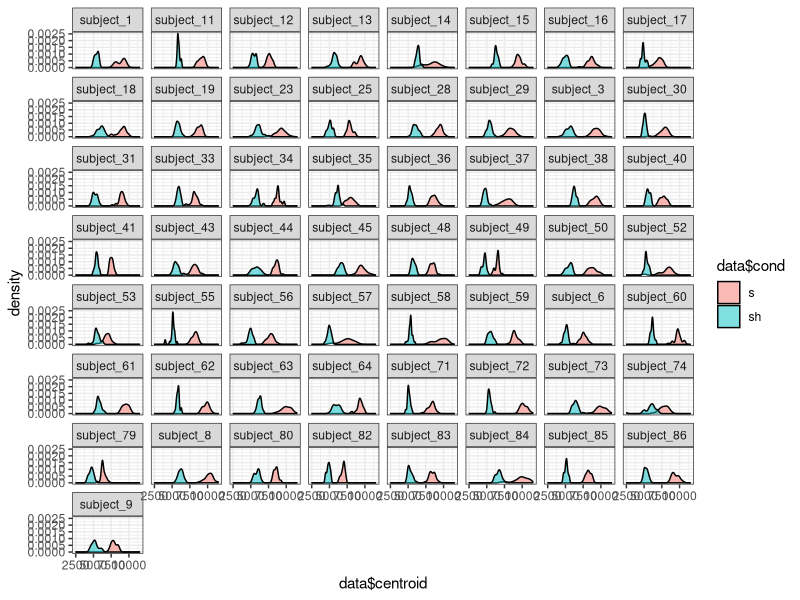
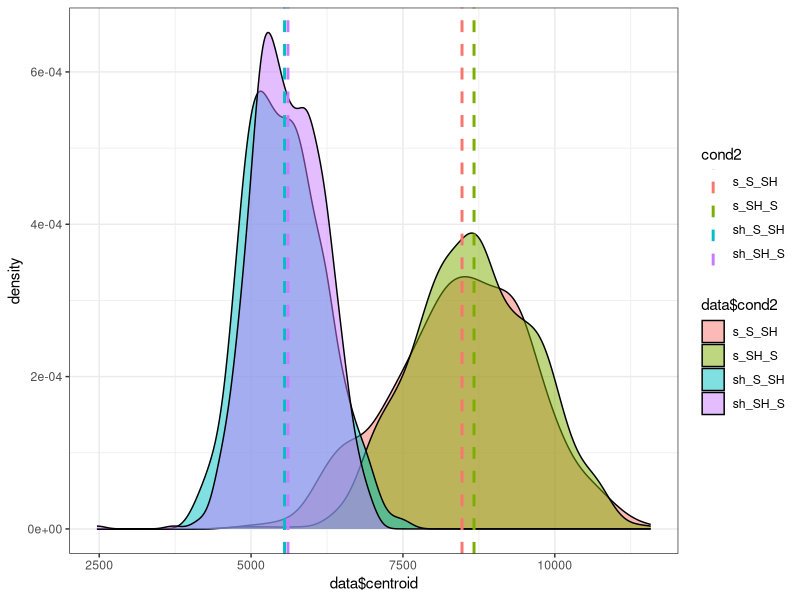
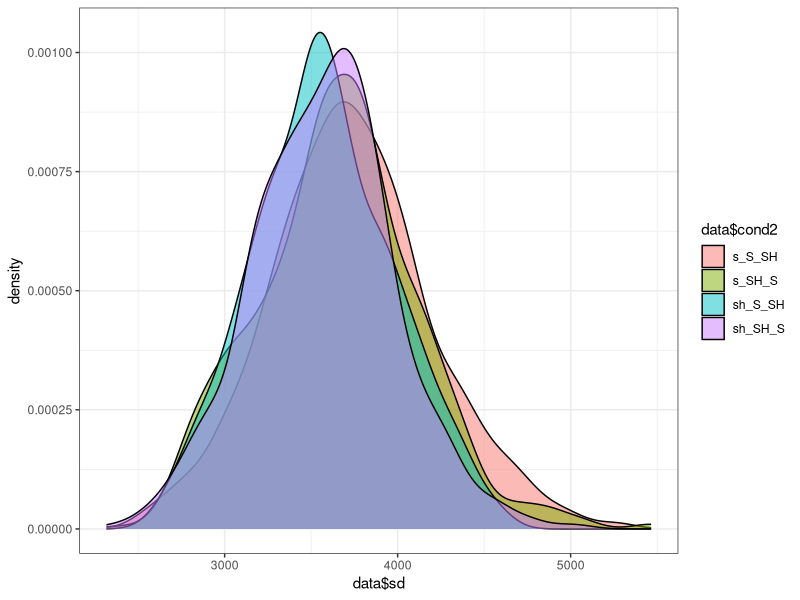
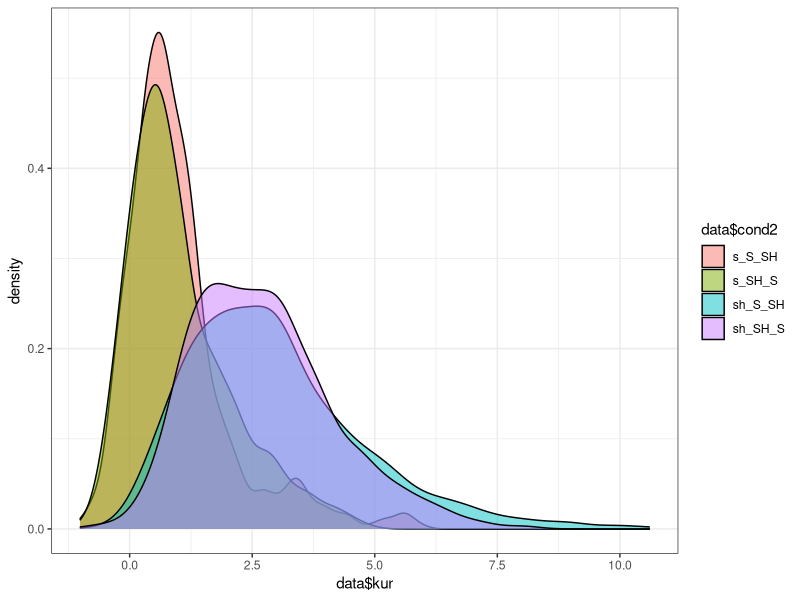
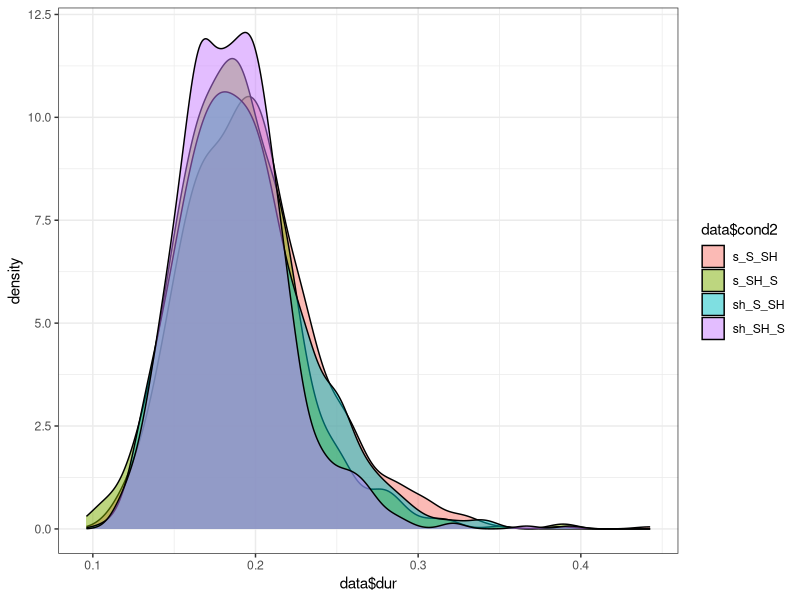
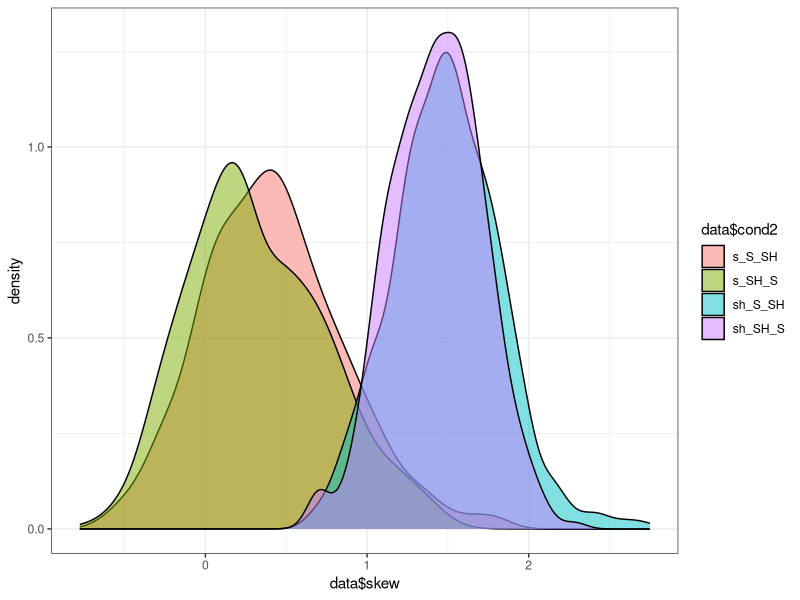

Generate these figures, in order, with R:
rm(list = ls(all = TRUE))

library(lme4)
library(ggplot2)
library(tidyr)
library(plyr)
library(dplyr)
library(R.utils)

theme_set(theme_bw())

data <- as.data.frame(read.delim(file='blockPLPRo_acoustic_analysis.txt', sep='\t'))

# create distribution figures
# individual subject mean
ggplot(data, aes(x=data$centroid,fill=data$cond))+
    geom_density(alpha=.5,position="identity") +
    facet_wrap(~subject)
    
# mean
cdat <- ddply(data, "cond2", summarise, rating.mean=mean(centroid))

ggplot(data, aes(x=data$centroid,fill=data$cond2))+
  geom_density(alpha=.5,position="identity") + 
  geom_vline(data=cdat, aes(xintercept=rating.mean,  colour=cond2),
             linetype="dashed", size=1)
# sd
ggplot(data, aes(x=data$sd,fill=data$cond2))+
  geom_density(alpha=.5,position="identity")

# kur
ggplot(data, aes(x=data$kur,fill=data$cond2))+
  geom_density(alpha=.5,position="identity")

# dur
ggplot(data, aes(x=data$dur,fill=data$cond2))+
  geom_density(alpha=.5,position="identity")

# skew
ggplot(data, aes(x=data$skew,fill=data$cond2))+
  geom_density(alpha=.5,position="identity")

####################################################

# calculate average of four cues across productions for each participant for /s/ and /sh/
subjectaverages <- aggregate(data, by=list(data$subject,data$cond),FUN=mean, na.rm=TRUE, drop=TRUE)

# subset data to remove variables we're not interested in
sub.exp <- select(data,"subject","cond","centroid","sd","kur","skew")

# loop that performs t-test on means for /s/ and /sh/ by individual subject
p = 1 
test.output.mean <- data.frame(matrix(ncol = 3, nrow = 0))
colnames(test.output.mean) <- paste(c('subject','tstatistic','pvalue'))
for (i in unique(sub.exp$subject)){
    ttest <- t.test(centroid ~ cond, data = sub.exp[sub.exp$subject == i,])
    test.output.mean[p,1] <- i
    test.output.mean[p,2] <- ttest$statistic
    test.output.mean[p,3] <- ttest$p.value
    p = p + 1
}

# loop that performs t-test on standard deviation for /s/ and /sh/ by individual subject
p = 1 
test.output.sd <- data.frame(matrix(ncol = 3, nrow = 0))
colnames(test.output.sd) <- paste(c('subject','tstatistic','pvalue'))
for (i in unique(sub.exp$subject)){
  ttest <- t.test(sd ~ cond, data = sub.exp[sub.exp$subject == i,])
  test.output.sd[p,1] <- i
  test.output.sd[p,2] <- ttest$statistic
  test.output.sd[p,3] <- ttest$p.value
  p = p + 1
}

# loop that performs t-test on kur for /s/ and /sh/ by individual subject
p = 1 
test.output.kur <- data.frame(matrix(ncol = 3, nrow = 0))
colnames(test.output.kur) <- paste(c('subject','tstatistic','pvalue'))
for (i in unique(sub.exp$subject)){
  ttest <- t.test(kur ~ cond, data = sub.exp[sub.exp$subject == i,])
  test.output.kur[p,1] <- i
  test.output.kur[p,2] <- ttest$statistic
  test.output.kur[p,3] <- ttest$p.value
  p = p + 1
}


# loop that performs t-test on skew for /s/ and /sh/ by individual subject
p = 1 
test.output.skew <- data.frame(matrix(ncol = 3, nrow = 0))
colnames(test.output.skew) <- paste(c('subject','tstatistic','pvalue'))
for (i in unique(sub.exp$subject)){
  ttest <- t.test(skew ~ cond, data = sub.exp[sub.exp$subject == i,])
  test.output.skew[p,1] <- i
  test.output.skew[p,2] <- ttest$statistic
  test.output.skew[p,3] <- ttest$p.value
  p = p + 1
}

# t-test to see if centroid mean changes as function of order
ttest_S <- t.test(centroid ~ cond2, data=data[data$cond2 == "s_S_SH"|data$cond2=="s_SH_S",])
ttest_SH <- t.test(centroid ~ cond2, data=data[data$cond2 == "sh_S_SH"|data$cond2=="sh_SH_S",])